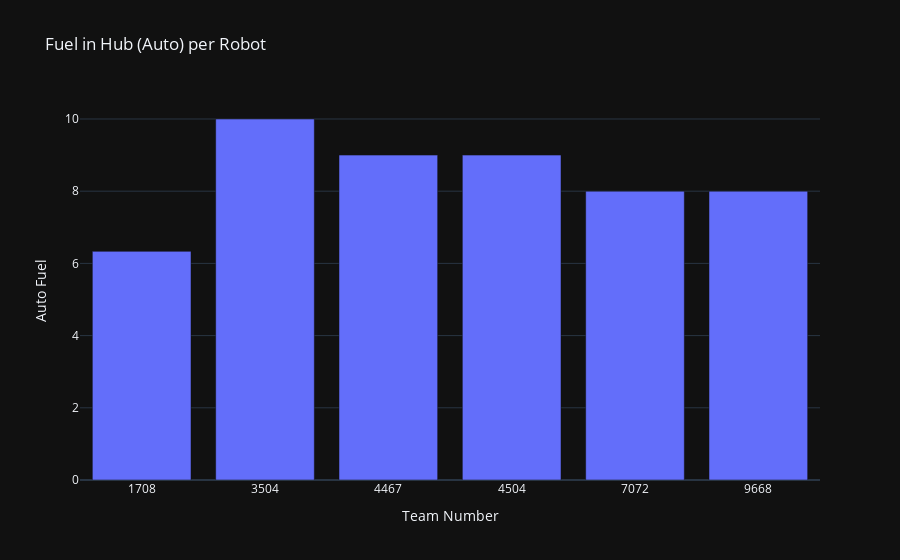

Source (notebook cell):
### Code cell
fig = px.bar(avg_6_teams, y="Auto Fuel", title="Fuel in Hub (Auto) per Robot")
fig.show()

### Figure 1 — Plotly figure (JSON) as saved in the notebook; plotly's stock layout.template omitted (floating-point values rounded to 4 significant figures)
{"data": [{"hovertemplate": "Team Number=%{x}<br>Auto Fuel=%{y}<extra></extra>", "legendgroup": "", "marker": {"color": "#636efa", "pattern": {"shape": ""}}, "name": "", "orientation": "v", "showlegend": false, "textposition": "auto", "x": ["1708", "3504", "4467", "4504", "7072", "9668"], "xaxis": "x", "y": [6.333, 10.0, 9.0, 9.0, 8.0, 8.0], "yaxis": "y", "type": "bar"}], "layout": {"xaxis": {"anchor": "y", "domain": [0.0, 1.0], "title": {"text": "Team Number"}}, "yaxis": {"anchor": "x", "domain": [0.0, 1.0], "title": {"text": "Auto Fuel"}}, "legend": {"tracegroupgap": 0}, "title": {"text": "Fuel in Hub (Auto) per Robot"}, "barmode": "relative"}}
